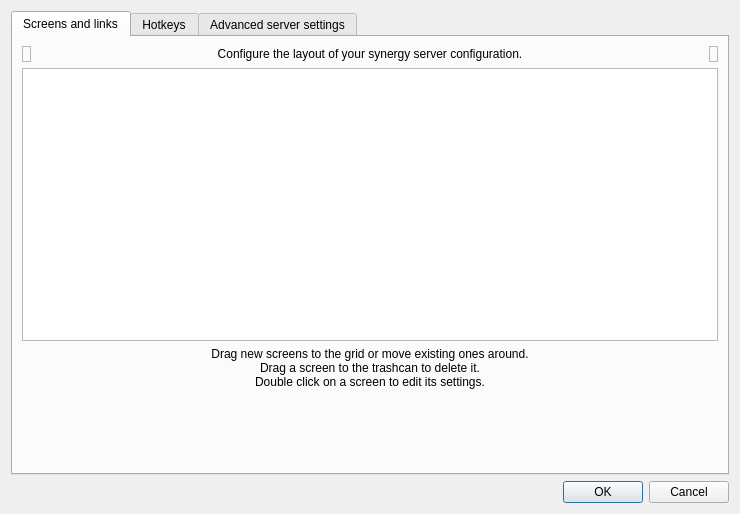
<ui version="4.0" >
 <class>ServerConfigDialogBase</class>
 <widget class="QDialog" name="ServerConfigDialogBase" >
  <property name="geometry" >
   <rect>
    <x>0</x>
    <y>0</y>
    <width>740</width>
    <height>514</height>
   </rect>
  </property>
  <property name="windowTitle" >
   <string>Server Configuration</string>
  </property>
  <layout class="QVBoxLayout" >
   <item>
    <widget class="QTabWidget" name="m_pTabWidget" >
     <property name="currentIndex" >
      <number>0</number>
     </property>
     <widget class="QWidget" name="m_pTabScreens" >
      <attribute name="title" >
       <string>Screens and links</string>
      </attribute>
      <layout class="QVBoxLayout" >
       <item>
        <layout class="QHBoxLayout" >
         <item>
          <widget class="TrashScreenWidget" name="m_pTrashScreenWidget" >
           <property name="acceptDrops" >
            <bool>true</bool>
           </property>
           <property name="toolTip" >
            <string>Drag a screen from the grid to the trashcan to remove it.</string>
           </property>
           <property name="frameShape" >
            <enum>QFrame::StyledPanel</enum>
           </property>
           <property name="frameShadow" >
            <enum>QFrame::Raised</enum>
           </property>
           <property name="text" >
            <string/>
           </property>
           <property name="pixmap" >
            <pixmap resource="Synergy.qrc" >:/res/icons/64x64/user-trash.png</pixmap>
           </property>
          </widget>
         </item>
         <item>
          <widget class="QLabel" name="label_2" >
           <property name="sizePolicy" >
            <sizepolicy vsizetype="Preferred" hsizetype="Preferred" >
             <horstretch>1</horstretch>
             <verstretch>0</verstretch>
            </sizepolicy>
           </property>
           <property name="text" >
            <string>Configure the layout of your synergy server configuration.</string>
           </property>
           <property name="alignment" >
            <set>Qt::AlignCenter</set>
           </property>
           <property name="wordWrap" >
            <bool>true</bool>
           </property>
          </widget>
         </item>
         <item>
          <widget class="NewScreenWidget" name="m_pLabelNewScreenWidget" >
           <property name="toolTip" >
            <string>Drag this button to the grid to add a new screen.</string>
           </property>
           <property name="frameShape" >
            <enum>QFrame::StyledPanel</enum>
           </property>
           <property name="frameShadow" >
            <enum>QFrame::Raised</enum>
           </property>
           <property name="text" >
            <string/>
           </property>
           <property name="pixmap" >
            <pixmap resource="Synergy.qrc" >:/res/icons/64x64/video-display.png</pixmap>
           </property>
          </widget>
         </item>
        </layout>
       </item>
       <item>
        <widget class="ScreenSetupView" name="m_pScreenSetupView" >
         <property name="minimumSize" >
          <size>
           <width>0</width>
           <height>273</height>
          </size>
         </property>
         <property name="maximumSize" >
          <size>
           <width>16777215</width>
           <height>273</height>
          </size>
         </property>
         <property name="acceptDrops" >
          <bool>true</bool>
         </property>
         <property name="autoFillBackground" >
          <bool>false</bool>
         </property>
         <property name="frameShape" >
          <enum>QFrame::StyledPanel</enum>
         </property>
         <property name="frameShadow" >
          <enum>QFrame::Sunken</enum>
         </property>
        </widget>
       </item>
       <item>
        <widget class="QLabel" name="label_3" >
         <property name="sizePolicy" >
          <sizepolicy vsizetype="Preferred" hsizetype="Preferred" >
           <horstretch>1</horstretch>
           <verstretch>0</verstretch>
          </sizepolicy>
         </property>
         <property name="text" >
          <string>Drag new screens to the grid or move existing ones around.
Drag a screen to the trashcan to delete it.
Double click on a screen to edit its settings.</string>
         </property>
         <property name="alignment" >
          <set>Qt::AlignCenter</set>
         </property>
         <property name="wordWrap" >
          <bool>true</bool>
         </property>
        </widget>
       </item>
       <item>
        <spacer>
         <property name="orientation" >
          <enum>Qt::Vertical</enum>
         </property>
         <property name="sizeHint" >
          <size>
           <width>20</width>
           <height>40</height>
          </size>
         </property>
        </spacer>
       </item>
      </layout>
     </widget>
     <widget class="QWidget" name="m_pTabHotkeys" >
      <attribute name="title" >
       <string>Hotkeys</string>
      </attribute>
      <layout class="QHBoxLayout" >
       <item>
        <widget class="QGroupBox" name="groupBox" >
         <property name="title" >
          <string>&amp;Hotkeys</string>
         </property>
         <layout class="QGridLayout" >
          <item rowspan="4" row="0" column="0" >
           <widget class="QListWidget" name="m_pListHotkeys" />
          </item>
          <item row="0" column="1" >
           <widget class="QPushButton" name="m_pButtonNewHotkey" >
            <property name="enabled" >
             <bool>true</bool>
            </property>
            <property name="text" >
             <string>&amp;New</string>
            </property>
           </widget>
          </item>
          <item row="1" column="1" >
           <widget class="QPushButton" name="m_pButtonEditHotkey" >
            <property name="enabled" >
             <bool>false</bool>
            </property>
            <property name="text" >
             <string>&amp;Edit</string>
            </property>
           </widget>
          </item>
          <item row="2" column="1" >
           <widget class="QPushButton" name="m_pButtonRemoveHotkey" >
            <property name="enabled" >
             <bool>false</bool>
            </property>
            <property name="text" >
             <string>&amp;Remove</string>
            </property>
           </widget>
          </item>
          <item row="3" column="1" >
           <spacer>
            <property name="orientation" >
             <enum>Qt::Vertical</enum>
            </property>
            <property name="sizeHint" >
             <size>
              <width>75</width>
              <height>161</height>
             </size>
            </property>
           </spacer>
          </item>
         </layout>
        </widget>
       </item>
       <item>
        <widget class="QGroupBox" name="groupBox_2" >
         <property name="title" >
          <string>A&amp;ctions</string>
         </property>
         <layout class="QGridLayout" >
          <item rowspan="4" row="0" column="0" >
           <widget class="QListWidget" name="m_pListActions" />
          </item>
          <item row="0" column="1" >
           <widget class="QPushButton" name="m_pButtonNewAction" >
            <property name="enabled" >
             <bool>false</bool>
            </property>
            <property name="text" >
             <string>Ne&amp;w</string>
            </property>
           </widget>
          </item>
          <item row="1" column="1" >
           <widget class="QPushButton" name="m_pButtonEditAction" >
            <property name="enabled" >
             <bool>false</bool>
            </property>
            <property name="text" >
             <string>E&amp;dit</string>
            </property>
           </widget>
          </item>
          <item row="2" column="1" >
           <widget class="QPushButton" name="m_pButtonRemoveAction" >
            <property name="enabled" >
             <bool>false</bool>
            </property>
            <property name="text" >
             <string>Re&amp;move</string>
            </property>
           </widget>
          </item>
          <item row="3" column="1" >
           <spacer>
            <property name="orientation" >
             <enum>Qt::Vertical</enum>
            </property>
            <property name="sizeHint" >
             <size>
              <width>20</width>
              <height>40</height>
             </size>
            </property>
           </spacer>
          </item>
         </layout>
        </widget>
       </item>
      </layout>
     </widget>
     <widget class="QWidget" name="m_pTabAdvanced" >
      <attribute name="title" >
       <string>Advanced server settings</string>
      </attribute>
      <layout class="QGridLayout" >
       <item row="0" column="0" >
        <widget class="QGroupBox" name="m_pGroupSwitch" >
         <property name="title" >
          <string>&amp;Switch</string>
         </property>
         <layout class="QVBoxLayout" >
          <item>
           <layout class="QHBoxLayout" >
            <item>
             <widget class="QCheckBox" name="m_pCheckBoxSwitchDelay" >
              <property name="enabled" >
               <bool>true</bool>
              </property>
              <property name="text" >
               <string>Switch &amp;after waiting</string>
              </property>
             </widget>
            </item>
            <item>
             <spacer>
              <property name="orientation" >
               <enum>Qt::Horizontal</enum>
              </property>
              <property name="sizeHint" >
               <size>
                <width>40</width>
                <height>20</height>
               </size>
              </property>
             </spacer>
            </item>
            <item>
             <widget class="QSpinBox" name="m_pSpinBoxSwitchDelay" >
              <property name="enabled" >
               <bool>false</bool>
              </property>
              <property name="minimum" >
               <number>10</number>
              </property>
              <property name="maximum" >
               <number>10000</number>
              </property>
              <property name="singleStep" >
               <number>10</number>
              </property>
              <property name="value" >
               <number>250</number>
              </property>
             </widget>
            </item>
            <item>
             <widget class="QLabel" name="m_pLabel_14" >
              <property name="text" >
               <string>ms</string>
              </property>
             </widget>
            </item>
           </layout>
          </item>
          <item>
           <layout class="QHBoxLayout" >
            <item>
             <widget class="QCheckBox" name="m_pCheckBoxSwitchDoubleTap" >
              <property name="enabled" >
               <bool>true</bool>
              </property>
              <property name="text" >
               <string>Switch on double &amp;tap within</string>
              </property>
             </widget>
            </item>
            <item>
             <spacer>
              <property name="orientation" >
               <enum>Qt::Horizontal</enum>
              </property>
              <property name="sizeHint" >
               <size>
                <width>40</width>
                <height>20</height>
               </size>
              </property>
             </spacer>
            </item>
            <item>
             <widget class="QSpinBox" name="m_pSpinBoxSwitchDoubleTap" >
              <property name="enabled" >
               <bool>false</bool>
              </property>
              <property name="minimum" >
               <number>10</number>
              </property>
              <property name="maximum" >
               <number>10000</number>
              </property>
              <property name="singleStep" >
               <number>10</number>
              </property>
              <property name="value" >
               <number>250</number>
              </property>
             </widget>
            </item>
            <item>
             <widget class="QLabel" name="m_pLabel_15" >
              <property name="text" >
               <string>ms</string>
              </property>
             </widget>
            </item>
           </layout>
          </item>
          <item>
           <spacer>
            <property name="orientation" >
             <enum>Qt::Vertical</enum>
            </property>
            <property name="sizeHint" >
             <size>
              <width>20</width>
              <height>40</height>
             </size>
            </property>
           </spacer>
          </item>
         </layout>
        </widget>
       </item>
       <item row="0" column="1" >
        <widget class="QGroupBox" name="m_pGroupOptions" >
         <property name="title" >
          <string>&amp;Options</string>
         </property>
         <layout class="QGridLayout" >
          <item row="0" column="0" >
           <layout class="QHBoxLayout" >
            <item>
             <widget class="QCheckBox" name="m_pCheckBoxHeartbeat" >
              <property name="enabled" >
               <bool>true</bool>
              </property>
              <property name="text" >
               <string>&amp;Check clients every</string>
              </property>
             </widget>
            </item>
            <item>
             <spacer>
              <property name="orientation" >
               <enum>Qt::Horizontal</enum>
              </property>
              <property name="sizeHint" >
               <size>
                <width>40</width>
                <height>20</height>
               </size>
              </property>
             </spacer>
            </item>
            <item>
             <widget class="QSpinBox" name="m_pSpinBoxHeartbeat" >
              <property name="enabled" >
               <bool>false</bool>
              </property>
              <property name="minimum" >
               <number>1000</number>
              </property>
              <property name="maximum" >
               <number>30000</number>
              </property>
              <property name="singleStep" >
               <number>1000</number>
              </property>
              <property name="value" >
               <number>5000</number>
              </property>
             </widget>
            </item>
            <item>
             <widget class="QLabel" name="m_pLabel_16" >
              <property name="text" >
               <string>ms</string>
              </property>
             </widget>
            </item>
           </layout>
          </item>
          <item row="1" column="0" >
           <widget class="QCheckBox" name="m_pCheckBoxRelativeMouseMoves" >
            <property name="enabled" >
             <bool>true</bool>
            </property>
            <property name="text" >
             <string>Use &amp;relative mouse moves</string>
            </property>
           </widget>
          </item>
          <item row="2" column="0" >
           <widget class="QCheckBox" name="m_pCheckBoxScreenSaverSync" >
            <property name="enabled" >
             <bool>true</bool>
            </property>
            <property name="text" >
             <string>S&amp;ynchronize screen savers</string>
            </property>
           </widget>
          </item>
          <item row="3" column="0" >
           <widget class="QCheckBox" name="m_pCheckBoxWin32KeepForeground" >
            <property name="enabled" >
             <bool>true</bool>
            </property>
            <property name="text" >
             <string>Don't take &amp;foreground window on Windows servers</string>
            </property>
           </widget>
          </item>
          <item row="4" column="0" >
           <spacer>
            <property name="orientation" >
             <enum>Qt::Vertical</enum>
            </property>
            <property name="sizeHint" >
             <size>
              <width>20</width>
              <height>16</height>
             </size>
            </property>
           </spacer>
          </item>
         </layout>
        </widget>
       </item>
       <item row="1" column="0" colspan="2" >
        <widget class="QGroupBox" name="m_pGroupSwitchCorners" >
         <property name="title" >
          <string>&amp;Dead corners</string>
         </property>
         <property name="checked" >
          <bool>false</bool>
         </property>
         <layout class="QGridLayout" >
          <item row="0" column="0" colspan="2" >
           <widget class="QCheckBox" name="m_pCheckBoxCornerTopLeft" >
            <property name="text" >
             <string>To&amp;p-left</string>
            </property>
           </widget>
          </item>
          <item row="0" column="2" colspan="2" >
           <widget class="QCheckBox" name="m_pCheckBoxCornerTopRight" >
            <property name="text" >
             <string>Top-rig&amp;ht</string>
            </property>
           </widget>
          </item>
          <item row="1" column="0" colspan="2" >
           <widget class="QCheckBox" name="m_pCheckBoxCornerBottomLeft" >
            <property name="text" >
             <string>&amp;Bottom-left</string>
            </property>
           </widget>
          </item>
          <item row="1" column="2" colspan="2" >
           <widget class="QCheckBox" name="m_pCheckBoxCornerBottomRight" >
            <property name="text" >
             <string>Bottom-ri&amp;ght</string>
            </property>
           </widget>
          </item>
          <item row="2" column="0" >
           <spacer>
            <property name="orientation" >
             <enum>Qt::Horizontal</enum>
            </property>
            <property name="sizeHint" >
             <size>
              <width>40</width>
              <height>20</height>
             </size>
            </property>
           </spacer>
          </item>
          <item row="2" column="1" colspan="2" >
           <layout class="QHBoxLayout" >
            <item>
             <widget class="QLabel" name="label" >
              <property name="text" >
               <string>Cor&amp;ner Size:</string>
              </property>
              <property name="buddy" >
               <cstring>m_pSpinBoxSwitchCornerSize</cstring>
              </property>
             </widget>
            </item>
            <item>
             <widget class="QSpinBox" name="m_pSpinBoxSwitchCornerSize" />
            </item>
           </layout>
          </item>
          <item row="2" column="3" >
           <spacer>
            <property name="orientation" >
             <enum>Qt::Horizontal</enum>
            </property>
            <property name="sizeHint" >
             <size>
              <width>40</width>
              <height>20</height>
             </size>
            </property>
           </spacer>
          </item>
         </layout>
        </widget>
       </item>
       <item row="2" column="0" >
        <spacer>
         <property name="orientation" >
          <enum>Qt::Vertical</enum>
         </property>
         <property name="sizeHint" >
          <size>
           <width>20</width>
           <height>40</height>
          </size>
         </property>
        </spacer>
       </item>
      </layout>
     </widget>
    </widget>
   </item>
   <item>
    <widget class="QDialogButtonBox" name="m_pButtonBox" >
     <property name="orientation" >
      <enum>Qt::Horizontal</enum>
     </property>
     <property name="standardButtons" >
      <set>QDialogButtonBox::Cancel|QDialogButtonBox::NoButton|QDialogButtonBox::Ok</set>
     </property>
    </widget>
   </item>
  </layout>
 </widget>
 <customwidgets>
  <customwidget>
   <class>ScreenSetupView</class>
   <extends>QTableView</extends>
   <header>ScreenSetupView.h</header>
   <container>1</container>
  </customwidget>
  <customwidget>
   <class>NewScreenWidget</class>
   <extends>QLabel</extends>
   <header>NewScreenWidget.h</header>
  </customwidget>
  <customwidget>
   <class>TrashScreenWidget</class>
   <extends>QLabel</extends>
   <header>TrashScreenWidget.h</header>
  </customwidget>
 </customwidgets>
 <resources>
  <include location="Synergy.qrc" />
 </resources>
 <connections>
  <connection>
   <sender>m_pButtonBox</sender>
   <signal>accepted()</signal>
   <receiver>ServerConfigDialogBase</receiver>
   <slot>accept()</slot>
   <hints>
    <hint type="sourcelabel" >
     <x>572</x>
     <y>424</y>
    </hint>
    <hint type="destinationlabel" >
     <x>377</x>
     <y>-8</y>
    </hint>
   </hints>
  </connection>
  <connection>
   <sender>m_pButtonBox</sender>
   <signal>rejected()</signal>
   <receiver>ServerConfigDialogBase</receiver>
   <slot>reject()</slot>
   <hints>
    <hint type="sourcelabel" >
     <x>641</x>
     <y>424</y>
    </hint>
    <hint type="destinationlabel" >
     <x>595</x>
     <y>1</y>
    </hint>
   </hints>
  </connection>
  <connection>
   <sender>m_pCheckBoxSwitchDelay</sender>
   <signal>toggled(bool)</signal>
   <receiver>m_pSpinBoxSwitchDelay</receiver>
   <slot>setEnabled(bool)</slot>
   <hints>
    <hint type="sourcelabel" >
     <x>110</x>
     <y>63</y>
    </hint>
    <hint type="destinationlabel" >
     <x>110</x>
     <y>63</y>
    </hint>
   </hints>
  </connection>
  <connection>
   <sender>m_pCheckBoxSwitchDoubleTap</sender>
   <signal>toggled(bool)</signal>
   <receiver>m_pSpinBoxSwitchDoubleTap</receiver>
   <slot>setEnabled(bool)</slot>
   <hints>
    <hint type="sourcelabel" >
     <x>110</x>
     <y>63</y>
    </hint>
    <hint type="destinationlabel" >
     <x>110</x>
     <y>63</y>
    </hint>
   </hints>
  </connection>
  <connection>
   <sender>m_pCheckBoxHeartbeat</sender>
   <signal>toggled(bool)</signal>
   <receiver>m_pSpinBoxHeartbeat</receiver>
   <slot>setEnabled(bool)</slot>
   <hints>
    <hint type="sourcelabel" >
     <x>110</x>
     <y>63</y>
    </hint>
    <hint type="destinationlabel" >
     <x>110</x>
     <y>63</y>
    </hint>
   </hints>
  </connection>
  <connection>
   <sender>m_pListHotkeys</sender>
   <signal>itemDoubleClicked(QListWidgetItem*)</signal>
   <receiver>m_pButtonEditHotkey</receiver>
   <slot>click()</slot>
   <hints>
    <hint type="sourcelabel" >
     <x>197</x>
     <y>115</y>
    </hint>
    <hint type="destinationlabel" >
     <x>304</x>
     <y>115</y>
    </hint>
   </hints>
  </connection>
  <connection>
   <sender>m_pListActions</sender>
   <signal>itemDoubleClicked(QListWidgetItem*)</signal>
   <receiver>m_pButtonEditAction</receiver>
   <slot>click()</slot>
   <hints>
    <hint type="sourcelabel" >
     <x>505</x>
     <y>120</y>
    </hint>
    <hint type="destinationlabel" >
     <x>677</x>
     <y>118</y>
    </hint>
   </hints>
  </connection>
 </connections>
</ui>
